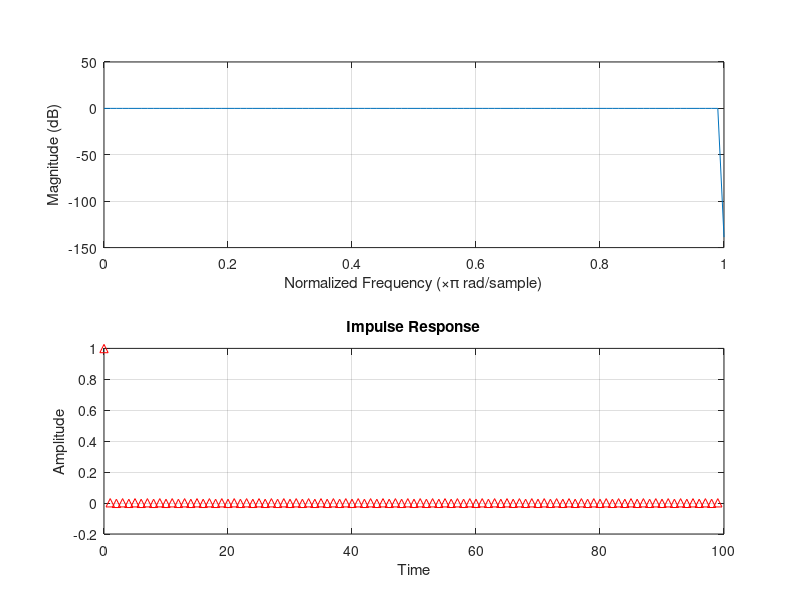

MATLAB code for this plot:
% Clear workspace, close all figures and clear command window
close all; 
clear; 
clc;

% Define filter parameters
Fs = 100; % sample rate
Wp = 0.4; % passband edge frequency
Ws = 0.8; % stopband edge frequency
Wp2 = 2*Fs*tan(Wp/(2)); % passband edge frequency
Ws2 = 2*Fs*tan(Ws/(2)); % stopband edge frequency
Rp = 3; % passband ripple
Rs = 15; % stopband attenuation

% Calculate filter order and cutoff frequency
[n, Wn] = buttord(Wp2, Ws2, Rp, Rs, 's');

% Design Butterworth filter
[b, a] = butter(n, Wn, 'low', 's');

% Convert to discrete-time filter
[numz, denz] = bilinear(b, a, Fs);

% Plot Magnitude Response
subplot(2, 1, 1);
freqz(numz, denz, Fs);
title('Bilinear Transform');
xlabel('Frequency (Hz)');
ylabel('Magnitude (dB)');
grid on;

% Plot Impulse Response
subplot(2, 1, 2);
impz(numz, denz, Fs);
title('Impulse Response');
xlabel('Time');
ylabel('Amplitude');
grid on;